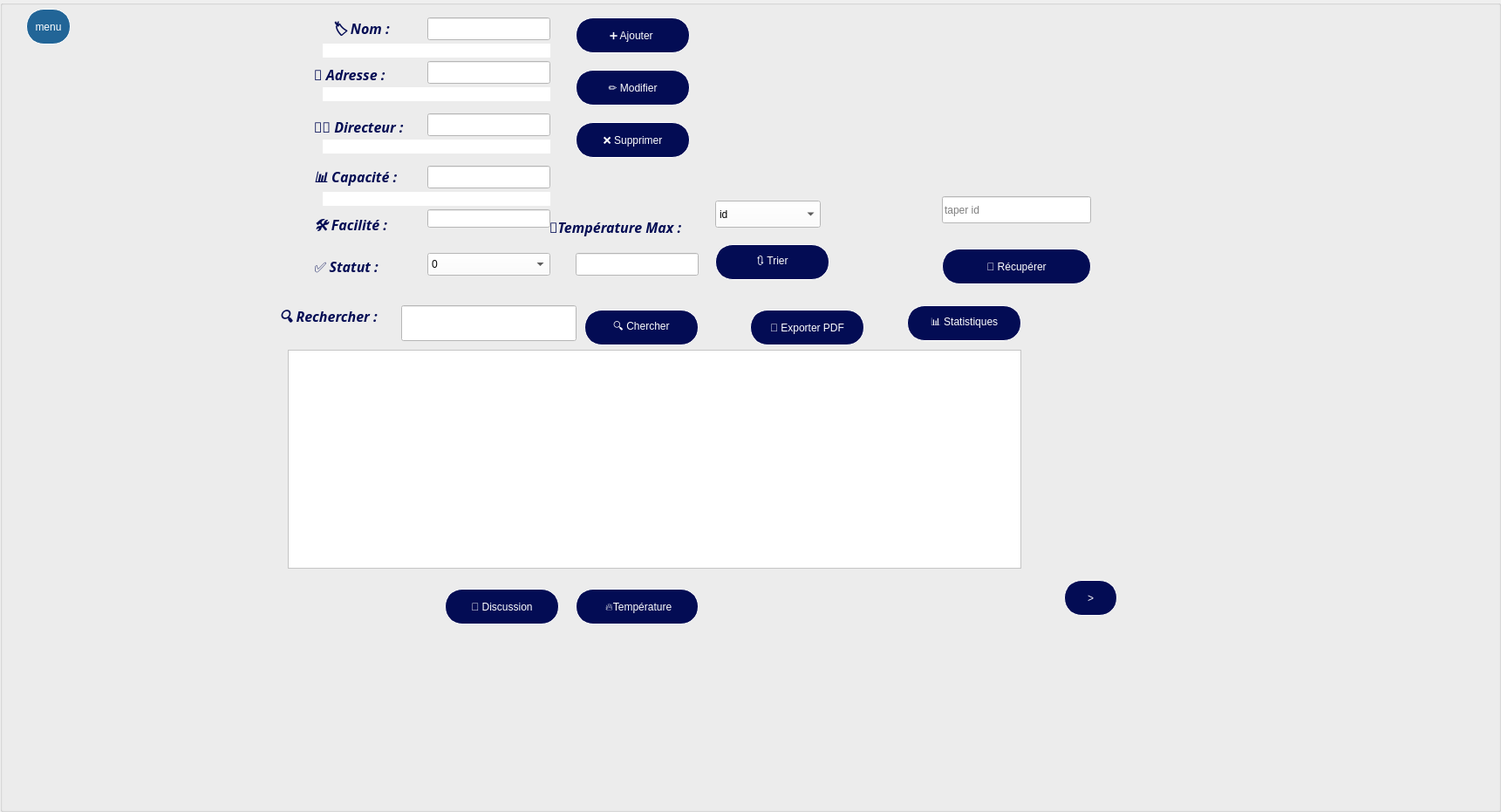
             <widget class="QGroupBox" name="groupBox_3">
              <property name="enabled">
               <bool>true</bool>
              </property>
              <property name="geometry">
               <rect>
                <x>-20</x>
                <y>0</y>
                <width>1721</width>
                <height>931</height>
               </rect>
              </property>
              <property name="title">
               <string/>
              </property>
              <widget class="QPushButton" name="pdf">
               <property name="geometry">
                <rect>
                 <x>860</x>
                 <y>355</y>
                 <width>131</width>
                 <height>41</height>
                </rect>
               </property>
               <property name="styleSheet">
                <string notr="true">border:1px solid white;
border-radius:20px;
background-color:#030C54;
color:white;
background-image: url(:/res/resources/background.png);</string>
               </property>
               <property name="text">
                <string>📄 Exporter PDF</string>
               </property>
              </widget>
              <widget class="QLineEdit" name="idedit">
               <property name="geometry">
                <rect>
                 <x>1080</x>
                 <y>225</y>
                 <width>171</width>
                 <height>31</height>
                </rect>
               </property>
               <property name="styleSheet">
                <string notr="true">background-color: rgb(255, 255, 255);
color: rgb(0, 0, 0);</string>
               </property>
               <property name="placeholderText">
                <string>taper id</string>
               </property>
              </widget>
              <widget class="QPushButton" name="ard">
               <property name="geometry">
                <rect>
                 <x>660</x>
                 <y>675</y>
                 <width>141</width>
                 <height>41</height>
                </rect>
               </property>
               <property name="styleSheet">
                <string notr="true">border:1px solid white;
border-radius:20px;
background-color:#030C54;
color:white;
background-image: url(:/res/resources/background.png);</string>
               </property>
               <property name="text">
                <string>	🔥Température</string>
               </property>
              </widget>
              <widget class="QWidget" name="widget_2" native="true">
               <property name="geometry">
                <rect>
                 <x>340</x>
                 <y>20</y>
                 <width>631</width>
                 <height>321</height>
                </rect>
               </property>
               <widget class="QPushButton" name="ajoute_3">
                <property name="geometry">
                 <rect>
                  <x>320</x>
                  <y>0</y>
                  <width>131</width>
                  <height>41</height>
                 </rect>
                </property>
                <property name="styleSheet">
                 <string notr="true">border:1px solid white;
border-radius:20px;
background-color:#030C54;
color:white;
background-image: url(:/res/resources/background.png);</string>
                </property>
                <property name="text">
                 <string>➕ Ajouter </string>
                </property>
               </widget>
               <widget class="QLineEdit" name="facilities_3">
                <property name="geometry">
                 <rect>
                  <x>150</x>
                  <y>220</y>
                  <width>141</width>
                  <height>21</height>
                 </rect>
                </property>
                <property name="styleSheet">
                 <string notr="true">background-color: rgb(255, 255, 255);
color: rgb(0, 0, 0);
</string>
                </property>
               </widget>
               <widget class="QLineEdit" name="directeur_3">
                <property name="geometry">
                 <rect>
                  <x>150</x>
                  <y>110</y>
                  <width>141</width>
                  <height>26</height>
                 </rect>
                </property>
                <property name="styleSheet">
                 <string notr="true">background-color: rgb(255, 255, 255);
color: rgb(0, 0, 0);

</string>
                </property>
               </widget>
               <widget class="QLabel" name="label_40">
                <property name="geometry">
                 <rect>
                  <x>20</x>
                  <y>270</y>
                  <width>111</width>
                  <height>31</height>
                 </rect>
                </property>
                <property name="font">
                 <font>
                  <family>Perpetua</family>
                  <pointsize>12</pointsize>
                  <italic>true</italic>
                  <bold>true</bold>
                  <underline>false</underline>
                 </font>
                </property>
                <property name="styleSheet">
                 <string notr="true">color:#030C54;
border:none;</string>
                </property>
                <property name="text">
                 <string>✅ Statut :</string>
                </property>
               </widget>
               <widget class="QLabel" name="label_41">
                <property name="geometry">
                 <rect>
                  <x>20</x>
                  <y>170</y>
                  <width>151</width>
                  <height>31</height>
                 </rect>
                </property>
                <property name="font">
                 <font>
                  <family>Perpetua</family>
                  <pointsize>12</pointsize>
                  <italic>true</italic>
                  <bold>true</bold>
                  <underline>false</underline>
                 </font>
                </property>
                <property name="styleSheet">
                 <string notr="true">color:#030C54;
border:none;</string>
                </property>
                <property name="text">
                 <string>📊 Capacité :</string>
                </property>
               </widget>
               <widget class="QLabel" name="label_42">
                <property name="geometry">
                 <rect>
                  <x>20</x>
                  <y>50</y>
                  <width>121</width>
                  <height>31</height>
                 </rect>
                </property>
                <property name="font">
                 <font>
                  <family>Perpetua</family>
                  <pointsize>12</pointsize>
                  <italic>true</italic>
                  <bold>true</bold>
                  <underline>false</underline>
                 </font>
                </property>
                <property name="styleSheet">
                 <string notr="true">color:#030C54;
border:none;</string>
                </property>
                <property name="text">
                 <string>📍 Adresse :</string>
                </property>
               </widget>
               <widget class="QLabel" name="label_43">
                <property name="geometry">
                 <rect>
                  <x>40</x>
                  <y>0</y>
                  <width>71</width>
                  <height>31</height>
                 </rect>
                </property>
                <property name="font">
                 <font>
                  <family>Perpetua</family>
                  <pointsize>12</pointsize>
                  <italic>true</italic>
                  <bold>true</bold>
                  <underline>false</underline>
                 </font>
                </property>
                <property name="styleSheet">
                 <string notr="true">color:#030C54;
border:none;</string>
                </property>
                <property name="text">
                 <string>🏷️ Nom :</string>
                </property>
               </widget>
               <widget class="QLineEdit" name="capacite_3">
                <property name="geometry">
                 <rect>
                  <x>150</x>
                  <y>170</y>
                  <width>141</width>
                  <height>26</height>
                 </rect>
                </property>
                <property name="styleSheet">
                 <string notr="true">background-color: rgb(255, 255, 255);
color: rgb(0, 0, 0);
</string>
                </property>
               </widget>
               <widget class="QLabel" name="label_44">
                <property name="geometry">
                 <rect>
                  <x>20</x>
                  <y>230</y>
                  <width>121</width>
                  <height>21</height>
                 </rect>
                </property>
                <property name="font">
                 <font>
                  <family>Perpetua</family>
                  <pointsize>12</pointsize>
                  <italic>true</italic>
                  <bold>true</bold>
                  <underline>false</underline>
                 </font>
                </property>
                <property name="styleSheet">
                 <string notr="true">color:#030C54;
border:none;</string>
                </property>
                <property name="text">
                 <string>🛠️ Facilité :</string>
                </property>
               </widget>
               <widget class="QLineEdit" name="adresse_3">
                <property name="geometry">
                 <rect>
                  <x>150</x>
                  <y>50</y>
                  <width>141</width>
                  <height>26</height>
                 </rect>
                </property>
                <property name="styleSheet">
                 <string notr="true">background-color: rgb(255, 255, 255);
color: rgb(0, 0, 0);

</string>
                </property>
               </widget>
               <widget class="QLabel" name="label_45">
                <property name="geometry">
                 <rect>
                  <x>20</x>
                  <y>110</y>
                  <width>111</width>
                  <height>31</height>
                 </rect>
                </property>
                <property name="font">
                 <font>
                  <family>Perpetua</family>
                  <pointsize>12</pointsize>
                  <italic>true</italic>
                  <bold>true</bold>
                  <underline>false</underline>
                 </font>
                </property>
                <property name="styleSheet">
                 <string notr="true">color:#030C54;
border:none;</string>
                </property>
                <property name="text">
                 <string>👨‍💼 Directeur :</string>
                </property>
               </widget>
               <widget class="QLineEdit" name="nom_3">
                <property name="geometry">
                 <rect>
                  <x>150</x>
                  <y>0</y>
                  <width>141</width>
                  <height>26</height>
                 </rect>
                </property>
                <property name="styleSheet">
                 <string notr="true">background-color: rgb(255, 255, 255);
color: rgb(0, 0, 0);

</string>
                </property>
               </widget>
               <widget class="QComboBox" name="status_3">
                <property name="geometry">
                 <rect>
                  <x>150</x>
                  <y>270</y>
                  <width>141</width>
                  <height>26</height>
                 </rect>
                </property>
                <property name="styleSheet">
                 <string notr="true">background-color: rgb(255, 255, 255);
color: rgb(0, 0, 0);</string>
                </property>
                <item>
                 <property name="text">
                  <string>0</string>
                 </property>
                </item>
                <item>
                 <property name="text">
                  <string>1</string>
                 </property>
                </item>
               </widget>
               <widget class="QPushButton" name="modifier_3">
                <property name="geometry">
                 <rect>
                  <x>320</x>
                  <y>60</y>
                  <width>131</width>
                  <height>41</height>
                 </rect>
                </property>
                <property name="styleSheet">
                 <string notr="true">border:1px solid white;
border-radius:20px;
background-color:#030C54;
color:white;
background-image: url(:/res/resources/background.png);</string>
                </property>
                <property name="text">
                 <string>✏️ Modifier</string>
                </property>
               </widget>
               <widget class="QLineEdit" name="nomeror_3">
                <property name="geometry">
                 <rect>
                  <x>30</x>
                  <y>30</y>
                  <width>261</width>
                  <height>16</height>
                 </rect>
                </property>
                <property name="styleSheet">
                 <string notr="true">background-color: rgb(255, 255, 255);
border:none;
color: rgb(255, 12, 12);</string>
                </property>
                <property name="readOnly">
                 <bool>true</bool>
                </property>
               </widget>
               <widget class="QLineEdit" name="adseror_3">
                <property name="geometry">
                 <rect>
                  <x>30</x>
                  <y>80</y>
                  <width>261</width>
                  <height>16</height>
                 </rect>
                </property>
                <property name="styleSheet">
                 <string notr="true">background-color: rgb(255, 255, 255);
border:none;
color: rgb(255, 12, 12);</string>
                </property>
                <property name="readOnly">
                 <bool>true</bool>
                </property>
               </widget>
               <widget class="QLineEdit" name="drteror_3">
                <property name="geometry">
                 <rect>
                  <x>30</x>
                  <y>140</y>
                  <width>261</width>
                  <height>16</height>
                 </rect>
                </property>
                <property name="styleSheet">
                 <string notr="true">background-color: rgb(255, 255, 255);
border:none;
color: rgb(255, 12, 12);</string>
                </property>
                <property name="readOnly">
                 <bool>true</bool>
                </property>
               </widget>
               <widget class="QLineEdit" name="cpteror_3">
                <property name="geometry">
                 <rect>
                  <x>30</x>
                  <y>200</y>
                  <width>261</width>
                  <height>16</height>
                 </rect>
                </property>
                <property name="styleSheet">
                 <string notr="true">background-color: rgb(255, 255, 255);
border:none;
color: rgb(255, 12, 12);</string>
                </property>
                <property name="readOnly">
                 <bool>true</bool>
                </property>
               </widget>
               <widget class="QPushButton" name="sup_3">
                <property name="geometry">
                 <rect>
                  <x>320</x>
                  <y>120</y>
                  <width>131</width>
                  <height>41</height>
                 </rect>
                </property>
                <property name="styleSheet">
                 <string notr="true">border:1px solid white;
border-radius:20px;
background-color:#030C54;
color:white;
background-image: url(:/res/resources/background.png);</string>
                </property>
                <property name="text">
                 <string>❌ Supprimer</string>
                </property>
               </widget>
               <widget class="QComboBox" name="trie_3">
                <property name="geometry">
                 <rect>
                  <x>480</x>
                  <y>210</y>
                  <width>121</width>
                  <height>31</height>
                 </rect>
                </property>
                <property name="styleSheet">
                 <string notr="true">background-color: rgb(255, 255, 255);
color: rgb(0, 0, 0);</string>
                </property>
                <item>
                 <property name="text">
                  <string>id</string>
                 </property>
                </item>
                <item>
                 <property name="text">
                  <string>status</string>
                 </property>
                </item>
                <item>
                 <property name="text">
                  <string>capacite</string>
                 </property>
                </item>
               </widget>
               <widget class="QPushButton" name="tri_3">
                <property name="geometry">
                 <rect>
                  <x>480</x>
                  <y>260</y>
                  <width>131</width>
                  <height>41</height>
                 </rect>
                </property>
                <property name="styleSheet">
                 <string notr="true">border:1px solid white;
border-radius:20px;
background-color:#030C54;
color:white;
background-image: url(:/res/resources/background.png);</string>
                </property>
                <property name="text">
                 <string>🔃 Trier</string>
                </property>
               </widget>
               <widget class="QLineEdit" name="temp_2">
                <property name="geometry">
                 <rect>
                  <x>320</x>
                  <y>270</y>
                  <width>141</width>
                  <height>26</height>
                 </rect>
                </property>
                <property name="styleSheet">
                 <string notr="true">background-color: rgb(255, 255, 255);
color: rgb(0, 0, 0);

</string>
                </property>
               </widget>
               <widget class="QLabel" name="label_46">
                <property name="geometry">
                 <rect>
                  <x>290</x>
                  <y>230</y>
                  <width>241</width>
                  <height>21</height>
                 </rect>
                </property>
                <property name="font">
                 <font>
                  <family>Perpetua</family>
                  <pointsize>12</pointsize>
                  <italic>true</italic>
                  <bold>true</bold>
                  <underline>false</underline>
                 </font>
                </property>
                <property name="styleSheet">
                 <string notr="true">color:#030C54;
border:none;</string>
                </property>
                <property name="text">
                 <string>🔥Température Max :</string>
                </property>
               </widget>
              </widget>
              <widget class="QLineEdit" name="cherche">
               <property name="geometry">
                <rect>
                 <x>460</x>
                 <y>350</y>
                 <width>201</width>
                 <height>41</height>
                </rect>
               </property>
               <property name="styleSheet">
                <string notr="true">background-color: rgb(255, 255, 255);
color: rgb(0, 0, 0);</string>
               </property>
               <property name="text">
                <string/>
               </property>
               <property name="placeholderText">
                <string/>
               </property>
              </widget>
              <widget class="QLabel" name="label_23">
               <property name="geometry">
                <rect>
                 <x>320</x>
                 <y>345</y>
                 <width>151</width>
                 <height>41</height>
                </rect>
               </property>
               <property name="font">
                <font>
                 <family>Perpetua</family>
                 <pointsize>12</pointsize>
                 <italic>true</italic>
                 <bold>true</bold>
                 <underline>false</underline>
                </font>
               </property>
               <property name="styleSheet">
                <string notr="true">color:#030C54;
border:none;</string>
               </property>
               <property name="text">
                <string>🔍 Rechercher :</string>
               </property>
              </widget>
              <widget class="QPushButton" name="stat">
               <property name="geometry">
                <rect>
                 <x>1040</x>
                 <y>350</y>
                 <width>131</width>
                 <height>41</height>
                </rect>
               </property>
               <property name="styleSheet">
                <string notr="true">border:1px solid white;
border-radius:20px;
background-color:#030C54;
color:white;
background-image: url(:/res/resources/background.png);</string>
               </property>
               <property name="text">
                <string>📊 Statistiques</string>
               </property>
              </widget>
              <widget class="QTableView" name="aff">
               <property name="geometry">
                <rect>
                 <x>330</x>
                 <y>401</y>
                 <width>841</width>
                 <height>251</height>
                </rect>
               </property>
               <property name="styleSheet">
                <string notr="true">background-color: rgb(255, 255, 255);
color: rgb(0, 0, 0);</string>
               </property>
              </widget>
              <widget class="QPushButton" name="chat">
               <property name="geometry">
                <rect>
                 <x>510</x>
                 <y>675</y>
                 <width>131</width>
                 <height>41</height>
                </rect>
               </property>
               <property name="styleSheet">
                <string notr="true">border:1px solid white;
border-radius:20px;
background-color:#030C54;
color:white;
background-image: url(:/res/resources/background.png);</string>
               </property>
               <property name="text">
                <string>💬 Discussion</string>
               </property>
              </widget>
              <widget class="QPushButton" name="next">
               <property name="geometry">
                <rect>
                 <x>1220</x>
                 <y>665</y>
                 <width>61</width>
                 <height>41</height>
                </rect>
               </property>
               <property name="styleSheet">
                <string notr="true">border:1px solid white;
border-radius:20px;
background-color:#030C54;
color:white;
background-image: url(:/res/resources/background.png);</string>
               </property>
               <property name="text">
                <string>&gt;</string>
               </property>
              </widget>
              <widget class="QPushButton" name="cherchebut">
               <property name="geometry">
                <rect>
                 <x>670</x>
                 <y>355</y>
                 <width>131</width>
                 <height>41</height>
                </rect>
               </property>
               <property name="styleSheet">
                <string notr="true">border:1px solid white;
border-radius:20px;
background-color:#030C54;
color:white;
background-image: url(:/res/resources/background.png);</string>
               </property>
               <property name="text">
                <string>🔍 Chercher</string>
               </property>
              </widget>
              <widget class="QPushButton" name="recuperer">
               <property name="geometry">
                <rect>
                 <x>1080</x>
                 <y>285</y>
                 <width>171</width>
                 <height>41</height>
                </rect>
               </property>
               <property name="styleSheet">
                <string notr="true">border:1px solid white;
border-radius:20px;
background-color:#030C54;
color:white;
background-image: url(:/res/resources/background.png);</string>
               </property>
               <property name="text">
                <string>🔁 Récupérer</string>
               </property>
              </widget>
              <widget class="QPushButton" name="hide_4">
               <property name="geometry">
                <rect>
                 <x>30</x>
                 <y>10</y>
                 <width>51</width>
                 <height>41</height>
                </rect>
               </property>
               <property name="styleSheet">
                <string notr="true">border:1px solid white;
background-image: url(:/res/resources/background.png);
border-radius:20px;
background-color:#226597;
color:white</string>
               </property>
               <property name="text">
                <string>menu</string>
               </property>
              </widget>
             </widget>
